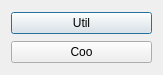
<?xml version="1.0" encoding="UTF-8"?>
<ui version="4.0">
 <class>Dialog</class>
 <widget class="QDialog" name="Dialog">
  <property name="geometry">
   <rect>
    <x>0</x>
    <y>0</y>
    <width>163</width>
    <height>75</height>
   </rect>
  </property>
  <property name="windowTitle">
   <string>Dialog</string>
  </property>
  <layout class="QVBoxLayout" name="verticalLayout">
   <item>
    <widget class="QPushButton" name="pushButtonUtil">
     <property name="text">
      <string>Util</string>
     </property>
    </widget>
   </item>
   <item>
    <widget class="QPushButton" name="pushButtonCoo">
     <property name="text">
      <string>Coo</string>
     </property>
    </widget>
   </item>
  </layout>
 </widget>
 <layoutdefault spacing="6" margin="11"/>
 <resources/>
 <connections/>
</ui>
